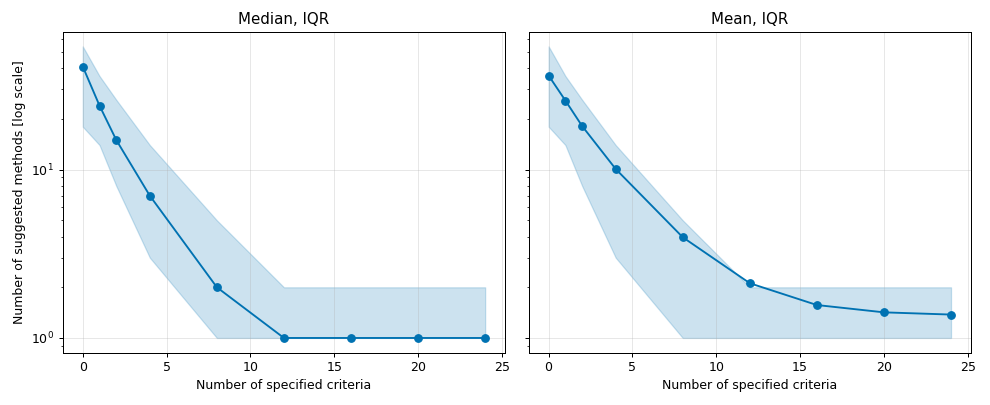

Recreate this plot in Python.
import pandas as pd,numpy as np,matplotlib;matplotlib.use("Agg")
import matplotlib.pyplot as plt
d=pd.read_csv("benchmark_runs.csv");B="#0072B2"
ks=sorted(d.k_spec.unique())
g=[d[d.k_spec==k]["size"].values for k in ks]
med=[np.median(s) for s in g];m=[s.mean() for s in g]
q=np.array([np.percentile(s,[25,75]) for s in g])
fig,ax=plt.subplots(1,2,figsize=(11,4.5),sharey=True)
ax[0].plot(ks,med,"o-",c=B);ax[0].set_title("Median, IQR")
ax[1].plot(ks,m,"o-",c=B);ax[1].set_title("Mean, IQR")
for a in ax:
    a.fill_between(ks,q[:,0],q[:,1],color=B,alpha=.2)
    a.set_yscale("log");a.set_xlabel("Number of specified criteria");a.grid(alpha=.3)
ax[0].set_ylabel("Number of suggested methods [log scale]")
plt.tight_layout();plt.savefig("median_vs_mean_iqr.png",dpi=90)
